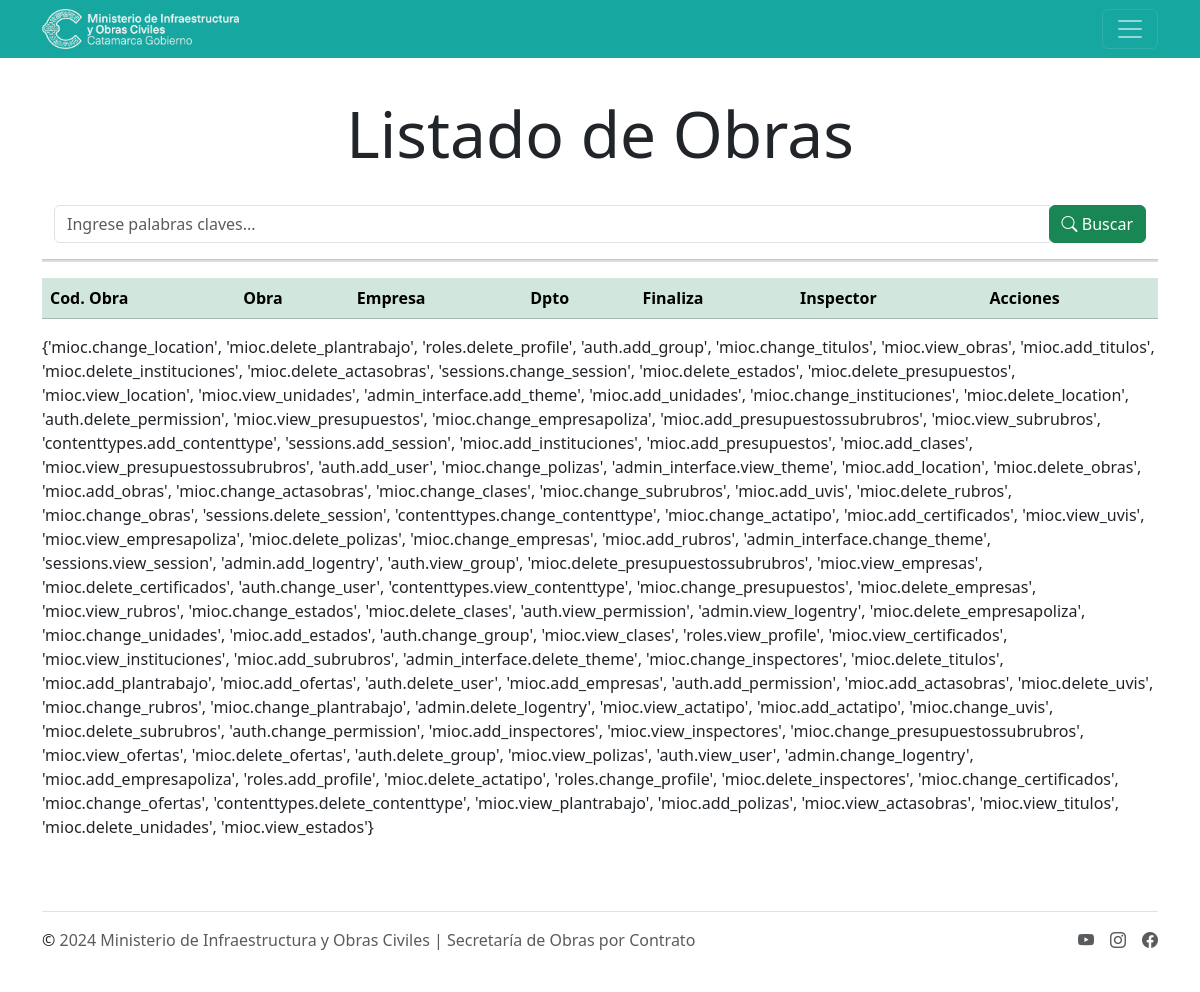
The app's page /soc/obras/ (signed in), older data.
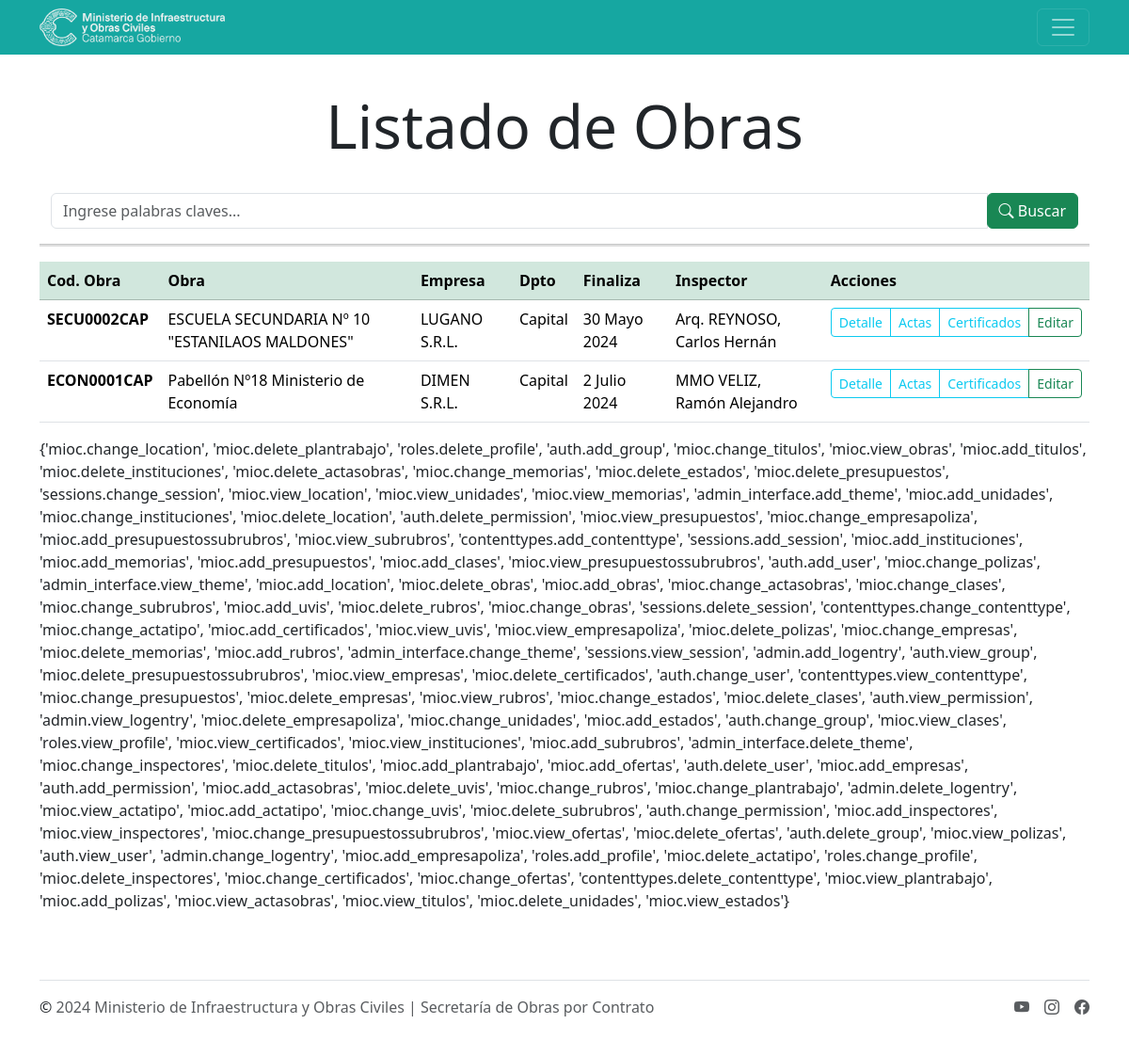
The same page, newer data.
### mioc/models.py (models this page shows, shortened)
class Obras(models.Model):
    id = models.BigAutoField(
        auto_created=True, primary_key=True, serialize=False, verbose_name='ID')
    expedientes = models.CharField(max_length=30, verbose_name='Expediente')
    codObra = models.CharField(
        max_length=200, verbose_name='Cod. Obra', editable=False, blank=True, null=True)
    institucion = models.ForeignKey(
        Instituciones, on_delete=models.CASCADE, verbose_name='Institución')
    inspector = models.ForeignKey(
        Inspectores, on_delete=models.CASCADE, verbose_name='Inspector')
    empresa = models.ForeignKey(
        Empresas, on_delete=models.CASCADE, verbose_name='Empresa', blank=True, null=True)
    inicio = models.DateField(verbose_name='Fecha de inicio')
    uvi = models.ForeignKey(Uvis, on_delete=models.CASCADE,
                            verbose_name='Uvi', editable=False, blank=True, null=True)
    plazo = models.IntegerField(verbose_name='Plazo Contractual (días)')
    vencimiento_contractual = models.DateField(
        verbose_name='Vencimiento Contractual', blank=True, null=True)
    nombre_obra = models.CharField(
        max_length=250, verbose_name='Carátula Obra', null=True, blank=True)
    monto_contrato = models.FloatField(
        verbose_name='Monto de contrato ($)', blank=True, null=True)
    fecha_cotrato = models.DateField(
        verbose_name='Fecha de contrato', blank=True, null=True)
    monto_uvi = models.FloatField(
        verbose_name='Monto de contrato (UVIS)', blank=True, null=True)
    valor_uvi_contrato = models.FloatField(
        verbose_name='Valor UVI contrato', blank=True, null=True)
    class Meta:
        verbose_name = 'Obra'
        verbose_name_plural = 'Obras'
        ordering = ['institucion']

class Instituciones(models.Model):
    id = models.BigAutoField(
        auto_created=True, primary_key=True, serialize=False, verbose_name='ID')
    name = models.CharField(max_length=200, verbose_name='Institución')
    clase = models.ForeignKey(
        Clases, on_delete=models.CASCADE, verbose_name='Tipo de Institución')
    location = models.ForeignKey(
        Location, on_delete=models.CASCADE, verbose_name='Ubicación')
    geometry = models.CharField(
        max_length=150, blank=True, null=True, verbose_name='Georeferencia')
    class Meta:
        verbose_name = 'Institución'
        verbose_name_plural = 'Instituciones'
        ordering = ['name']

class Empresas(models.Model):
    id = models.BigAutoField(
        auto_created=True, primary_key=True, serialize=False, verbose_name='ID')
    name = models.CharField(max_length=200, verbose_name='Nombres')
    propietario = models.CharField(
        max_length=200, verbose_name='Propietario', blank=True, null=True)
    representante_tecnico = models.CharField(
        max_length=200, verbose_name='Representante Técnico', blank=True, null=True)
    location = models.ForeignKey(
        Location, on_delete=models.CASCADE, verbose_name='Ubicación', blank=True, null=True)
    calle = models.CharField(
        max_length=200, verbose_name='Calle', blank=True, null=True)
    telephone = models.CharField(
        max_length=50, verbose_name='Teléfono', blank=True, null=True)
    email = models.EmailField(verbose_name='Correo', blank=True, null=True)
    class Meta:
        verbose_name = 'Empresa'
        verbose_name_plural = 'Empresas'
        ordering = ['name']

class Location(models.Model):
    id = models.BigAutoField(
        auto_created=True, primary_key=True, serialize=False, verbose_name='ID')
    CODPROV = models.CharField(
        max_length=2, verbose_name='Código de Provincia')
    NOMPROV = models.CharField(
        max_length=20, verbose_name='Nombre de Provincia')
    CODDEPTO = models.CharField(
        max_length=3, verbose_name='Código de Departamento')
    NOMDEPTO = models.CharField(
        max_length=30, verbose_name='Nombre de Departamento')
    CODMUNI = models.CharField(
        max_length=4, verbose_name='Código de Municipio')
    NOMMUNI = models.CharField(
        max_length=30, verbose_name='Nombre de Municipio')
    CODLOC = models.CharField(
        max_length=3, verbose_name='Código de Localidad')
    CODAGLO = models.CharField(
        max_length=4, verbose_name='Código de Aglomerado')
    NOMLOC = models.CharField(
        max_length=30, verbose_name='Nombre de Localidad')
    class Meta:
        verbose_name = 'Localidad'
        verbose_name_plural = 'Localidades'
        ordering = ['CODPROV', 'CODDEPTO', 'CODMUNI', 'CODLOC']

class Inspectores(models.Model):
    id = models.BigAutoField(
        auto_created=True, primary_key=True, serialize=False, verbose_name='ID')
    name = models.CharField(max_length=200, verbose_name='Nombres')
    surname = models.CharField(max_length=200, verbose_name='Apellidos')
    titulo = models.ForeignKey(
        Titulos, on_delete=models.CASCADE, verbose_name='Título')
    dni = models.CharField(max_length=8, verbose_name='DNI')
    telephone = models.CharField(max_length=50, verbose_name='Teléfono')
    email = models.EmailField(verbose_name='Correo')
    fullname = models.CharField(
        max_length=200, editable=False, blank=True, null=True, verbose_name='Inspector')
    class Meta:
        verbose_name = 'Inspector'
        verbose_name_plural = 'Inspectores'
        ordering = ['name']

### mioc/views.py (the view, shortened to what this page needs)
# urls.py: path('obras/',login_required(views.lista_obras), name='obras'),
def lista_obras(request):
    obras = Obras.objects.all()
    page = request.GET.get('page',1)
    try:
        paginator = Paginator(obras,5)
        obras = paginator.page(page)
    except:
        raise Http404
    queryset = request.GET.get('buscar')
    return render(request, 'obras_lista.html', {'entity': obras, 'paginator':paginator })

### mioc/templates/obras_lista.html (shortened to what this page needs)
{% extends 'layouts/base.html' %}
{% block content %}
<main class="container py-5">
    <h1 class="display-3 text-center fw-medium">Listado de Obras</h1>
    <br>
    <div class="container">
        <div class="row">
            <div class="col-md-12 search">
                <form method="get">
                    <div id="custom-search-input">
                        <div class="input-group col-md-12">
                            <input type="text" class="form-control" placeholder="Ingrese palabras claves..."
                                name="buscar" value="{{ request.GET.buscar }}">
                            <span class="input-group-list">
                                <button type="submit" class="btn btn-success">
                                    <i class="bi bi-search"></i> Buscar
                                </button>
                            </span>
                        </div>
                    </div>
                </form>
            </div>
        </div>
    </div>
    <hr size="5" color="grey" noshade>
    <div class="table-responsive">
        <table class="table table-hover">
            <thead class="table-success">
                <th>Cod. Obra</th>
                <th>Obra</th>
                <th>Empresa</th>
                <th>Dpto</th>
                <th>Finaliza</th>
                <th>Inspector</th>
                <th>Acciones</th>
            </thead>
            <tbody>
                {% for obra in entity %}
                <tr>
                    <td class="fw-semibold">{{obra.codObra}}</td>
                    <td>{{obra.institucion.name}}</td>
                    <td>{{obra.empresa.name}}</td>
                    <td>{{obra.institucion.location.NOMDEPTO}}</td>
                    <td>{{obra.vencimiento_contractual}}</td>
                    <td>{{obra.inspector.fullname}}</td>
                    <td>
                        <div class="btn-group btn-group-sm" role="group" aria-label="Basic mixed styles example">
                            <a type="button" class="btn btn-outline-info" href="{% url 'obra_detalle' %}">Detalle</a>
                            <a type="button" class="btn btn-outline-info" href="{% url 'certificados_obra' obra.id %}">Actas</a>
                            <a type="button" class="btn btn-outline-info" href="{% url 'certificados_obra' obra.pk %}">Certificados</a>
                            <a type="button" class="btn btn-outline-success" href="{% url 'editar_obra' obra.id %}">Editar</a>
                        </div>
                    </td>
                </tr>
                {% endfor %}
            </tbody>
        </table>
    </div>
    {{ perms.mioc }}
</main>
{% endblock %}

Row changes from the older to the newer data that the page shows:
added Obras: codObra "SECU0002CAP", institucion.name "ESCUELA SECUNDARIA Nº 10 \"ESTANILAOS MALDONES\"", empresa.name "LUGANO S.R.L.", institucion.location.NOMDEPTO "Capital", vencimiento_contractual "30 Mayo 2024", inspector.fullname "Arq. REYNOSO, Carlos Hernán"
added Obras: codObra "ECON0001CAP", institucion.name "Pabellón Nº18 Ministerio de Economía", empresa.name "DIMEN S.R.L.", institucion.location.NOMDEPTO "Capital", vencimiento_contractual "2 Julio 2024", inspector.fullname "MMO VELIZ, Ramón Alejandro"
Text that changed along with them:
{{ perms.mioc }}: "…'mioc.view_obras', 'mioc.add_titulos', 'mioc.delete_instituciones', 'mioc.delete_actasobras', 'sessions.change_session', 'mioc.delete_estados', 'mioc.delete_presupuestos', 'mioc.view_location', 'mioc.view_unidades', 'admin_interface.add_theme', 'mioc.add_unidades', 'mioc.change_instituciones', 'mioc.delete_location', 'auth.delete_permission', 'mioc.view_presupuestos', 'mioc.change_empresapoliza', 'mioc.add_presupuestossubrubros', 'mioc.view_subrubros', 'contenttypes.add_contenttype', 'sessions.add_session', 'mioc.add_instituciones', 'mioc.add_presupuestos', 'mioc.add_clases', 'mioc.view_presupuestossubrubros', 'auth.add_user', 'mioc.change_polizas', 'admin_interface.view_theme',…" → "…'mioc.view_obras', 'mioc.add_titulos', 'mioc.delete_instituciones', 'mioc.delete_actasobras', 'mioc.change_memorias', 'mioc.delete_estados', 'mioc.delete_presupuestos', 'sessions.change_session', 'mioc.view_location', 'mioc.view_unidades', 'mioc.view_memorias', 'admin_interface.add_theme', 'mioc.add_unidades', 'mioc.change_instituciones', 'mioc.delete_location', 'auth.delete_permission', 'mioc.view_presupuestos', 'mioc.change_empresapoliza', 'mioc.add_presupuestossubrubros', 'mioc.view_subrubros', 'contenttypes.add_contenttype', 'sessions.add_session', 'mioc.add_instituciones', 'mioc.add_memorias', 'mioc.add_presupuestos', 'mioc.add_clases', 'mioc.view_presupuestossubrubros',…"
